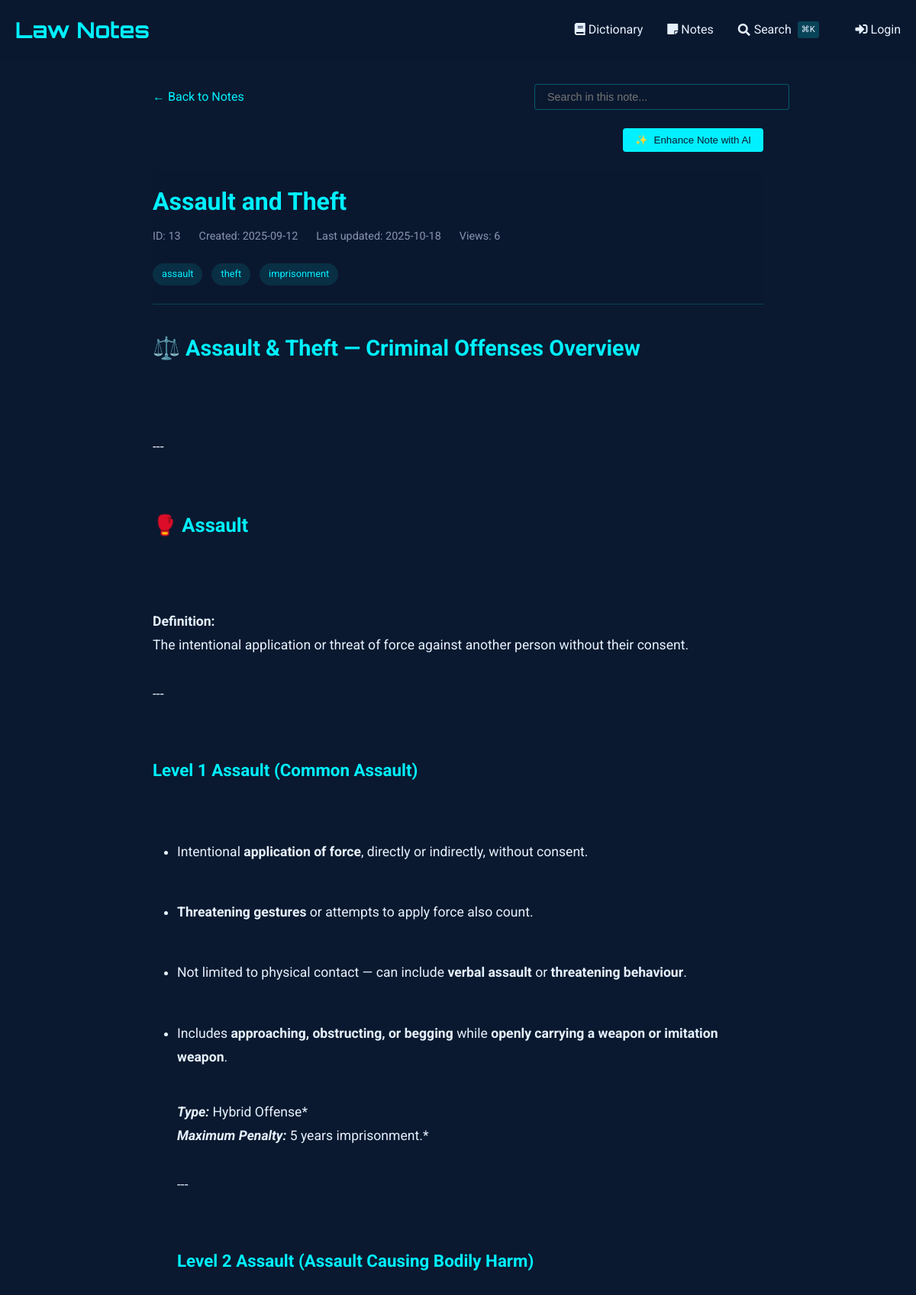
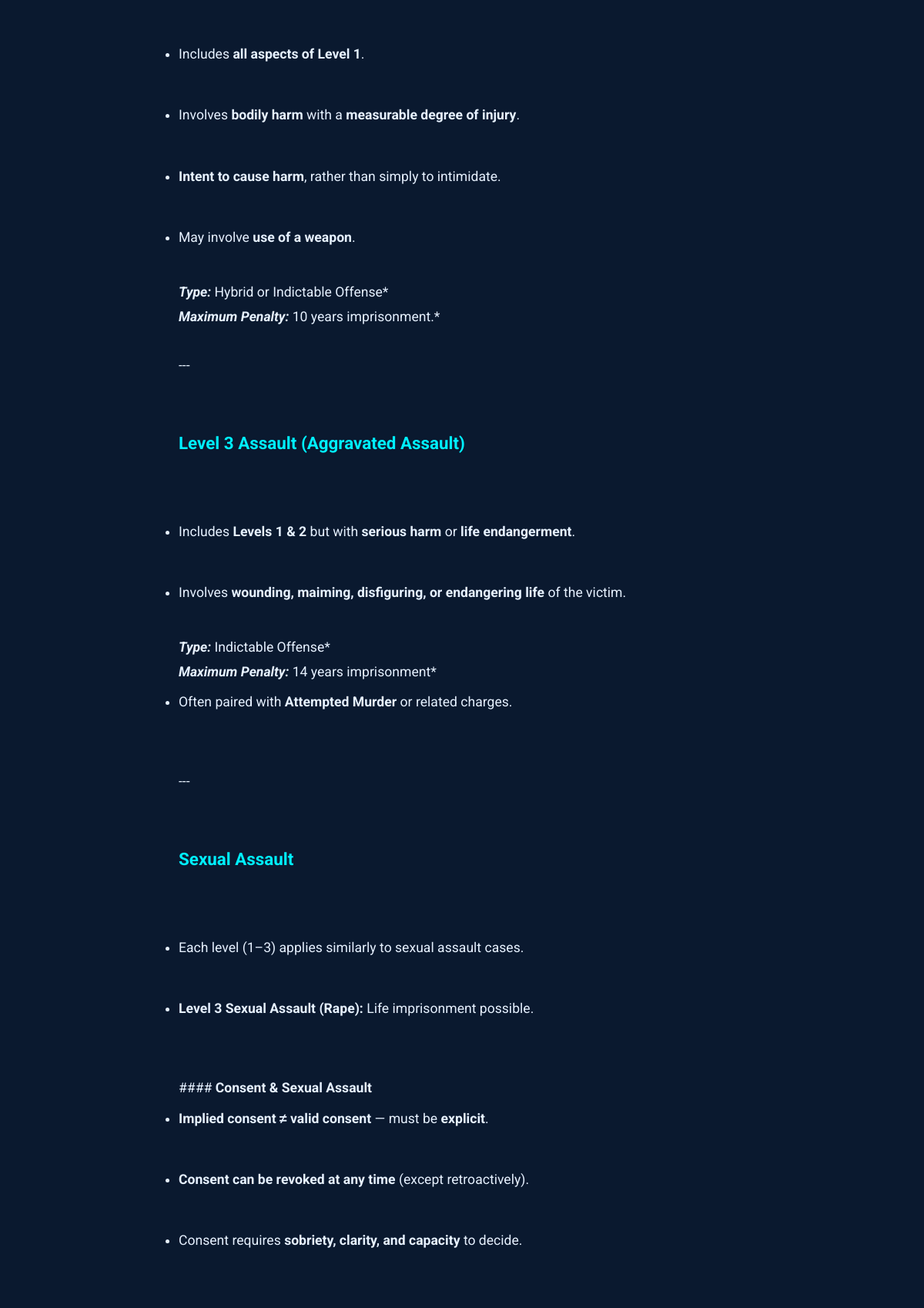
Page /notes/view/13 (upper part) on the committed database (2 pictures, top to bottom).
### tables this page shows
CREATE TABLE notes (
    id INTEGER PRIMARY KEY AUTOINCREMENT,
    title TEXT NOT NULL,                -- short title for the note
    content TEXT NOT NULL,              -- the full note text
    unit_number INTEGER,                -- optional: to group with course units
    tags TEXT,                          -- comma-separated or JSON for filtering/search
    related_entries TEXT,               -- store glossary ids (e.g., "1,4,5") for cross-linking
    created_at TIMESTAMP DEFAULT CURRENT_TIMESTAMP,
    last_updated TIMESTAMP DEFAULT CURRENT_TIMESTAMP,
    views INTEGER DEFAULT 0,            -- track popularity
    is_favorite BOOLEAN DEFAULT 0,      -- quick flag for starred notes
    comments TEXT                       -- optional: your own thoughts or annotations
, has_worksheet BOOLEAN DEFAULT 0);

### notes_routes.py (the view, shortened to what this page needs)
@notes_bp.route('/view/<int:note_id>')
def view_note(note_id):
    db = SQL("sqlite:///notes.db")
    note = db.execute("""
        SELECT *,
               strftime('%Y-%m-%d', created_at) as created_date,
               strftime('%Y-%m-%d', last_updated) as last_updated
        FROM notes
        WHERE id = :id
    """, id=note_id)
    if not note:
        abort(404)
    note = note[0]
    db.execute("""
        UPDATE notes
        SET views = COALESCE(views, 0) + 1
        WHERE id = :id
    """, id=note_id)
    content = note['content']
    content = re.sub(r'^# (.*?)$', r'<h1>\1</h1>', content, flags=re.MULTILINE)
    content = re.sub(r'^## (.*?)$', r'<h2>\1</h2>', content, flags=re.MULTILINE)
    content = re.sub(r'^### (.*?)$', r'<h3>\1</h3>', content, flags=re.MULTILINE)
    content = re.sub(r'\*\*(.*?)\*\*', r'<strong>\1</strong>', content)
    content = re.sub(r'\*(.*?)\*', r'<em>\1</em>', content)
    content = re.sub(r'^\s*[-*] (.*?)$', r'<li>\1</li>', content, flags=re.MULTILINE)
    content = re.sub(r'(<li>.*</li>)', r'<ul>\1</ul>', content, flags=re.DOTALL)
    content = re.sub(r'^> (.*?)$', r'<blockquote>\1</blockquote>', content, flags=re.MULTILINE)
    content = content.replace('\n', '<br>')
    content = re.sub(
        r'<aside>\s*💡\s*(.*?)\s*</aside>',
        r'<div class="callout"><div class="callout-emoji">💡</div><div class="callout-content">\1</div></div>',
        content,
        flags=re.DOTALL
    )
    sections = re.split(r'(<h[1-3]>.*?</h[1-3]>)', content)
    processed_sections = []
    for i, section in enumerate(sections):
        if section.startswith('<h'):
            processed_sections.append(section)
        elif section.strip():
            if not any(tag in section for tag in ['<p>', '<ul>', '<ol>', '<blockquote>', '<div class="callout">']):
                section = f'<p>{section}</p>'
            processed_sections.append(section)
    processed_content = '\n'.join(processed_sections)
    related_entries = []
    worksheet_images = []
    if note.get('has_worksheet'):
        worksheet_images = get_worksheet_images(note_id)
    return render_template('notes/view.html',
                         note=note,
                         content=processed_content,
                         related_entries=related_entries,
                         worksheet_images=worksheet_images)

### sql.py (called while the page is built, shortened)
def _enable_logging(f):
    import logging
    import functools
    import os
    @functools.wraps(f)
    def decorator(*args, **kwargs):
        try:
            import flask
        except ModuleNotFoundError:
            return f(*args, **kwargs)
        disabled = logging.getLogger("cs50").disabled
        if flask.current_app and os.getenv("FLASK_ENV") == "development":
            logging.getLogger("cs50").disabled = False
        try:
            return f(*args, **kwargs)
        finally:
            logging.getLogger("cs50").disabled = disabled
    return decorator

def _parse_placeholder(token):
    import re
    import sqlparse
    if (
        not isinstance(token, sqlparse.sql.Token)
        or token.ttype != sqlparse.tokens.Name.Placeholder
    ):
        raise TypeError()
    if token.value == "?":
        return "qmark", None
    matches = re.search(r"^:([1-9]\d*)$", token.value)
    if matches:
        return "numeric", int(matches.group(1)) - 1
    matches = re.search(r"^:([a-zA-Z]\w*)$", token.value)
    if matches:
        return "named", matches.group(1)

    def __del__(self):
        self._disconnect()

    def _disconnect(self):
        if hasattr(_data, self._name()):
            getattr(_data, self._name()).close()
            delattr(_data, self._name())

    def _name(self):
        return str(hash(self))

        def connect(dbapi_connection, connection_record):
            try:
                if isinstance(
                    dbapi_connection, sqlite3.Connection
                ):  # If back end is sqlite
                    cursor = dbapi_connection.cursor()
                    cursor.execute("PRAGMA foreign_keys=ON")
                    cursor.close()
            except:
                pass

### templates/notes/view.html (shortened to what this page needs)
{% extends "notes/base.html" %}
{% block content %}
<div class="container" style="max-width: 800px; margin: 0 auto;">
    <div style="margin-bottom: 1.5rem; display: flex; justify-content: space-between; align-items: center; flex-wrap: wrap; gap: 1rem;">
        <a href="{{ url_for('notes.index') }}" style="color: var(--primary); text-decoration: none; display: inline-flex; align-items: center;">
            ← Back to Notes
        </a>
        <div class="search-container" style="position: relative; max-width: 300px; width: 100%;">
            <input type="text" id="noteSearch" placeholder="Search in this note..."
                   style="width: 100%; padding: 0.5rem 1rem; background: rgba(10, 25, 47, 0.7);
                          border: 1px solid rgba(0, 240, 255, 0.3); border-radius: 4px;
                          color: #e6f1ff; font-size: 0.9rem;">
        </div>
    </div>
    <div id="enhanceControls" style="margin-bottom: 1.5rem; display: flex; justify-content: flex-end; gap: 1rem;">
        <button id="enhanceNoteBtn" class="btn btn-primary" style="background: var(--primary); color: #0a192f; border: none; padding: 0.5rem 1rem; border-radius: 4px; cursor: pointer; font-weight: 500; display: flex; align-items: center; gap: 0.5rem;">
            <span id="enhanceIcon">✨</span> Enhance Note with AI
        </button>
    </div>
    <article class="note">
        <header class="note-header">
            <h1 class="note-title">
                {{ note.title }}
            </h1>
            <div class="note-meta">
                <span>ID: {{ note.id }}</span>
                <span>Created: {{ note.created_date }}</span>
                <span>Last updated: {{ note.last_updated }}</span>
                <span>Views: {{ note.views or 0 }}</span>
            </div>
            {% if note.tags %}
            <div class="note-tags" style="margin-top: 1rem;">
                {% for tag in note.tags.split(',') %}
                    <span class="tag">{{ tag.strip() }}</span>
                {% endfor %}
            </div>
            {% endif %}
        </header>
        <div class="note-content">
            {{ content|safe }}
        </div>
    </article>
</div>
{% endblock %}

### templates/dictionary/base.html (style rules this page uses)
:root { --primary: #00f0ff; --bg-dark: #0a192f; --text: #e6f1ff; --success: #2ecc71; --error: #e74c3c; }
body { font-family: 'Roboto', sans-serif; background-color: var(--bg-dark); color: var(--text); line-height: 1.6; margin: 0; padding: 0; }
.container { max-width: 1200px; margin: 0 auto; padding: 0 20px; }
header { background: rgba(10, 25, 47, 0.9); padding: 1rem 0; }
.btn { display: inline-block; padding: 0.6rem 1.5rem; background: var(--primary); color: #000; border: none; border-radius: 4px; cursor: pointer; text-decoration: none; font-weight: 500; transition: all 0.3s; }

### templates/notes/view.html (style rules this page uses)
.note-header { margin-bottom: 2rem; padding-bottom: 1rem; border-bottom: 1px solid rgba(0, 240, 255, 0.2); }
.note-title { color: var(--primary); margin: 0 0 0.5rem 0; font-size: 2rem; font-weight: 700; }
.note-meta { display: flex; gap: 1.5rem; color: #8892b0; font-size: 0.9rem; margin-bottom: 1.5rem; }
.note-content { font-size: 1.1rem; line-height: 1.8; color: #e6f1ff; }
.note-content h1, .note-content h2, .note-content h3, .note-content h4, .note-content h5, .note-content h6 { color: var(--primary); margin-top: 2rem; margin-bottom: 1rem; }
.note-content h1 { font-size: 1.8rem; }
.note-content h2 { font-size: 1.6rem; }
.note-content h3 { font-size: 1.4rem; }
.note-content p { margin: 1.5rem 0; }
.note-content ul, .note-content ol { margin: 1.5rem 0; padding-left: 2rem; }
.note-content li { margin: 0.5rem 0; }
.tag { display: inline-block; background: rgba(0, 240, 255, 0.1); color: var(--primary); padding: 0.25rem 0.75rem; border-radius: 20px; font-size: 0.8rem; margin-right: 0.5rem; margin-bottom: 0.5rem; }

### rows in the picture
notes: title "Assault and Theft", id "13", views "6"

### other values in the picture
{{ note.created_date }} "2025-09-12"
{{ note.last_updated }} "2025-10-18"
{{ tag.strip() }} "assault" "theft" "imprisonment"
